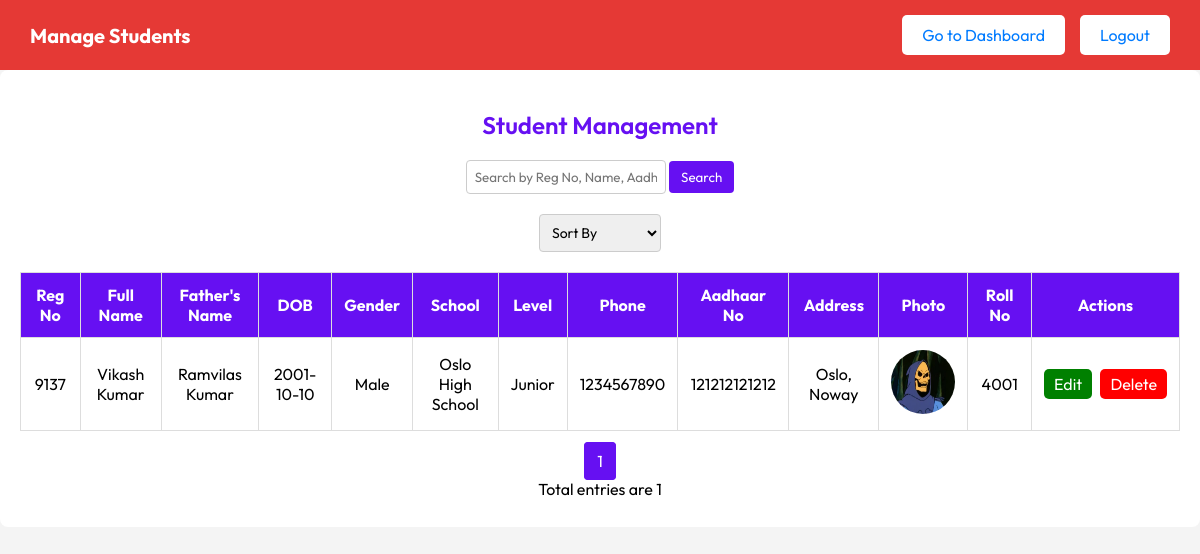
The app's page /staff/admin_students.php (signed in) with its own data.
### tables this page shows
CREATE TABLE `students` (
  `id` int(11) NOT NULL,
  `full_name` varchar(255) NOT NULL,
  `father_name` varchar(255) NOT NULL,
  `dob` date NOT NULL,
  `gender` enum('1','2') NOT NULL,
  `school_name` varchar(255) NOT NULL,
  `level` enum('1','2') NOT NULL,
  `phone` varchar(15) NOT NULL,
  `address` text NOT NULL,
  `aadhar_card` varchar(12) NOT NULL,
  `image` varchar(255) DEFAULT NULL,
  `reg_no` varchar(255) NOT NULL,
  `roll_number` varchar(255) DEFAULT NULL,
  `obtained_marks` int(11) DEFAULT 0,
  `total_marks` int(11) DEFAULT 100,
  `result_status` enum('Pass','Fail') DEFAULT 'Fail'
);

### staff/admin_students.php (the view, shortened to what this page needs)
<?php
include('config.php');
$limit = 10;
$page = isset($_GET['page']) ? (int)$_GET['page'] : 1;
$offset = ($page - 1) * $limit;
$search = "";
$whereClause = "";
$order_by = "ORDER BY id DESC";
$query = "SELECT * FROM students $whereClause $order_by LIMIT $limit OFFSET $offset";
$result = mysqli_query($conn, $query);
$total_students = mysqli_fetch_assoc(mysqli_query($conn, "SELECT COUNT(*) as count FROM students $whereClause"))['count'];
$total_pages = ceil($total_students / $limit);
?>
<!DOCTYPE html>
<html lang="en">
<head>
    <link rel="stylesheet" href="../css/font.css">
    <link rel="stylesheet" href="../css/style.css">
</head>
<body>
    <div class="dashboard-header">
        <h1>Manage Students</h1>
        <div class="header-buttons">
            <a href="admin_dashboard.php" class="header-button">Go to Dashboard</a>
            <a href="logout.php" class="header-button">Logout</a>
        </div>
    </div>
    <div class="container">
        <h2>Student Management</h2>
        <div class="search-box">
            <form method="GET" action="">
                <input type="text" name="search" value="<?php echo htmlspecialchars($search); ?>" placeholder="Search by Reg No, Name, Aadhaar No or Phone" required>
                <button type="submit">Search</button>
            </form>
        </div>
        <div class="filters">
            <form method="GET" action="">
                <select name="sort_by" onchange="this.form.submit()">
                    <option value="">Sort By</option>
                </select>
            </form>
        </div>
        <div class="table-cont">
            <table>
                <thead>
                    <tr>
                        <th>Reg No</th>
                        <th>Full Name</th>
                        <th>Father's Name</th>
                        <th>DOB</th>
                        <th>Gender</th>
                        <th>School</th>
                        <th>Level</th>
                        <th>Phone</th>
                        <th>Aadhaar No</th>
                        <th>Address</th>
                        <th>Photo</th>
                        <th>Roll No</th>
                        <th>Actions</th>
                    </tr>
                </thead>
                <tbody>
                    <?php while ($student = mysqli_fetch_assoc($result)) { ?>
                        <tr id="student_<?php echo $student['id']; ?>">
                            <td><?php echo $student['reg_no']; ?></td>
                            <td><?php echo $student['full_name']; ?></td>
                            <td><?php echo $student['father_name']; ?></td>
                            <td><?php echo $student['dob']; ?></td>
                            <td><?php echo ($student['gender'] == '1') ? 'Male' : 'Female'; ?></td>
                            <td><?php echo $student['school_name']; ?></td>
                            <td><?php echo ($student['level'] == '1') ? 'Junior' : 'Senior'; ?></td>
                            <td><?php echo $student['phone']; ?></td>
                            <td><?php echo $student['aadhar_card']; ?></td>
                            <td><?php echo $student['address']; ?></td>
                            <td>
                                <?php if ($student['image']) { ?>
                                    <img src="../uploads/<?php echo $student['image']; ?>" alt="Student Photo">
                                <?php } else { ?>
                                    No Photo
                                <?php } ?>
                            </td>
                            <td><?php echo !empty($student['roll_number']) ? $student['roll_number'] : 'Not Assigned'; ?></td>
                            <td class="action">
                                <a class="edit-btn" href="edit_student.php?id=<?php echo $student['id']; ?>">Edit</a>
                                <a href="javascript:void(0);" class="delete_student delete-btn" data-id="<?php echo $student['id']; ?>">Delete</a>
                            </td>
                        </tr>
                    <?php } ?>
                </tbody>
            </table>
        </div>
        <div class="pagination">
            <?php for ($i = 1; $i <= $total_pages; $i++) { ?>
                <a href="?page=<?php echo $i; ?>&search=<?php echo urlencode($search); ?>&sort_by=<?php echo isset($_GET['sort_by']) ? $_GET['sort_by'] : ''; ?>" class="<?php echo ($i == $page) ? 'active' : ''; ?>">
                    <?php echo $i; ?>
                </a>
            <?php } ?>
        </div>
<center style="padding:8px;"><?php
$result = $conn->query("SELECT COUNT(*) AS total FROM students");
echo "Total entries are " . $result->fetch_assoc()['total'];
?></center>
</div>
</body>
</html>

### css/style.css (style rules this page uses)
.dashboard-header { display: flex; justify-content: space-between; align-items: center; background-color: #e53935; color: #fff; padding: 15px 30px; font-size: 18px; }
.dashboard-header h1 { margin: 0; font-size: 20px; }
.dashboard-header .header-buttons { display: flex; gap: 15px; }
.dashboard-header .header-button { padding: 10px 20px; background-color: #fff; color: #007bff; text-decoration: none; font-size: 16px; border: none; border-radius: 5px; cursor: pointer; transition: background-color 0.3s, transform 0.3s; }

### staff/admin_students.php (style rules this page uses)
body { background-color: #f4f4f4; margin: 0; padding: 0; }
.container { max-width: 100%; margin: auto; background: #fff; padding: 20px; border-radius: 8px; }
h2 { text-align: center; color: #6610f2; }
.table-cont { max-width: 100%; overflow-x: auto; -webkit-overflow-scrolling: touch; }
table { width: 100%; border-collapse: collapse; margin-top: 20px; }
th, td { padding: 12px; border: 1px solid #ddd; text-align: center; }
th { background-color: #6610f2; color: white; }
img { width: 64px; height: 64px; border-radius: 50%; }
.action { white-space: nowrap; }
.action a { text-decoration: none; display: inline-block; color: white; }
.edit-btn { padding: 5px 10px; background: green; margin-right: 5px; border-radius: 5px; }
.delete-btn { padding: 5px 10px; background: red; border-radius: 5px; }
.pagination { text-align: center; margin-top: 20px; }
.pagination a { padding: 8px 12px; text-decoration: none; border: 1px solid #6610f2; color: #6610f2; border-radius: 4px; margin: 2px; }
.pagination a.active, .pagination a:hover { background: #6610f2; color: white; }
.search-box { text-align: center; margin-bottom: 20px; }
input[type='text'] { padding: 8px; width: 200px; border: 1px solid #ccc; border-radius: 4px; }
button { padding: 8px 12px; background: #6610f2; color: white; border: none; cursor: pointer; border-radius: 4px; }
.filters { display: flex; justify-content: center; gap: 20px; margin-top: 20px; }
select { padding: 8px; font-size: 14px; border-radius: 4px; border: 1px solid #ccc; }

### records on screen
students: reg_no "9137", full_name "Vikash Kumar", father_name "Ramvilas Kumar", dob "2001-10-10", gender "Male", school_name "Oslo High School", level "Junior", phone "1234567890", aadhar_card "121212121212", address "Oslo, Noway", image (picture), roll_number "4001"

### other values on screen
$result->fetch_assoc()['total'] "1"
